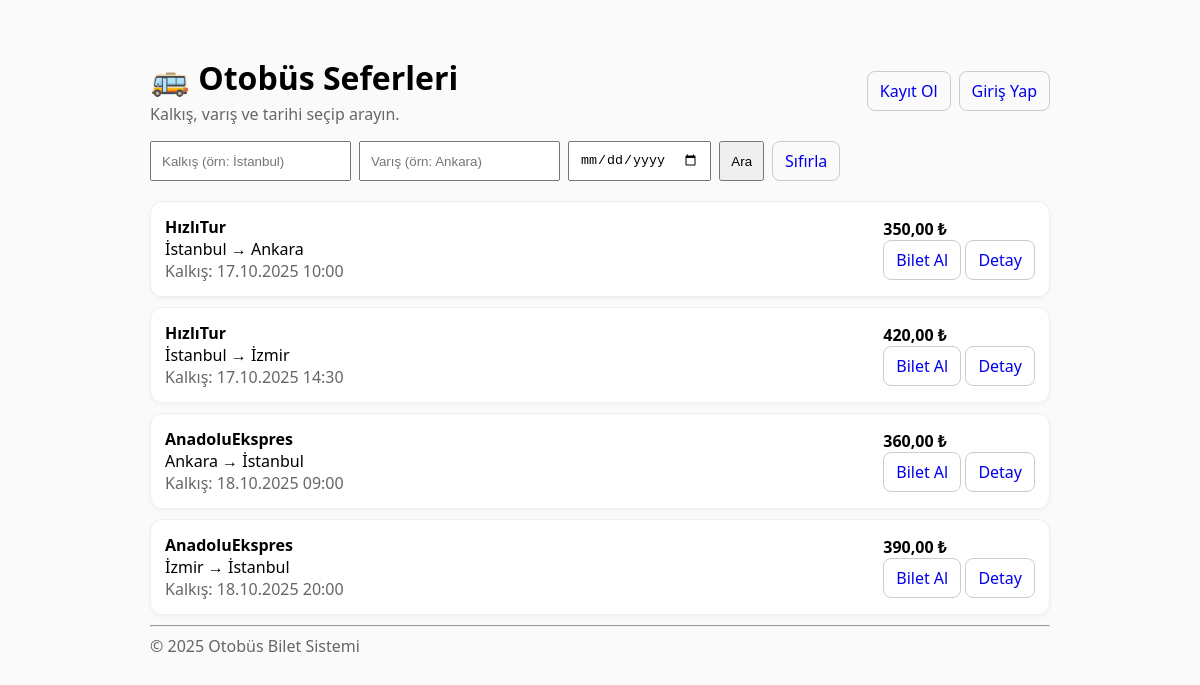
The page / on the database its author committed.
### tables this page shows
CREATE TABLE trips (
  id INTEGER PRIMARY KEY AUTOINCREMENT,
  company_id INTEGER NOT NULL,
  origin TEXT NOT NULL,
  destination TEXT NOT NULL,
  departure_at TEXT NOT NULL,
  price INTEGER NOT NULL,
  seat_count INTEGER NOT NULL DEFAULT 40,
  FOREIGN KEY (company_id) REFERENCES companies(id) ON DELETE CASCADE
);

CREATE TABLE companies (
  id INTEGER PRIMARY KEY AUTOINCREMENT,
  name TEXT NOT NULL UNIQUE
);

### bootstrap.php (called while the page is built, shortened)
<?php
function me(): ?array {
  return $_SESSION['user'] ?? null;
}
function format_price(int $krs): string {
  return number_format($krs/100, 2, ',', '.') . ' ₺';
}

### index.php (the view, shortened to what this page needs)
<?php
require_once __DIR__ . '/bootstrap.php';
$origin = trim($_GET['origin'] ?? '');
$destination = trim($_GET['destination'] ?? '');
$date = trim($_GET['date'] ?? '');
$sql = "SELECT t.*, c.name AS company_name
        FROM trips t
        JOIN companies c ON c.id = t.company_id
        WHERE 1=1";
$args = [];
$sql .= " ORDER BY t.departure_at ASC";
$stmt = $pdo->prepare($sql);
$stmt->execute($args);
$trips = $stmt->fetchAll();
$me = me();
?>
<!doctype html>
<html lang="tr">
<header style="display:flex;align-items:center;justify-content:space-between;gap:12px;margin:8px 0 16px;">
  <div>
    <h1 style="margin:0;">🚌 Otobüs Seferleri</h1>
    <div class="muted" style="margin-top:4px;">Kalkış, varış ve tarihi seçip arayın.</div>
  </div>
  <nav style="display:flex;gap:8px;">
    <?php if(!$me): ?>
      <a class="btn" href="register.php">Kayıt Ol</a>
      <a class="btn" href="login.php">Giriş Yap</a>
    <?php endif; ?>
  </nav>
</header>
<form class="search" method="get">
  <input name="origin" placeholder="Kalkış (örn: İstanbul)" value="<?=htmlspecialchars($origin)?>">
  <input name="destination" placeholder="Varış (örn: Ankara)" value="<?=htmlspecialchars($destination)?>">
  <input type="date" name="date" value="<?=htmlspecialchars($date)?>">
  <button type="submit">Ara</button>
  <a class="btn" href="?">Sıfırla</a>
</form>
<?php if (!$trips): ?>
  <div class="card">Sefer bulunamadı. Farklı kriterler deneyin.</div>
<?php else: foreach ($trips as $t): ?>
  <div class="card">
    <div class="row">
      <div>
        <div><strong><?=htmlspecialchars($t['company_name'])?></strong></div>
        <div><?=htmlspecialchars($t['origin'])?> → <?=htmlspecialchars($t['destination'])?></div>
        <div class="muted">Kalkış: <?=date('d.m.Y H:i', strtotime($t['departure_at']))?></div>
      </div>
      <div>
        <div class="price"><?=format_price((int)$t['price'])?></div>
        <a class="btn" href="tickets_buy.php?id=<?=$t['id']?>">Bilet Al</a>
        <a class="btn" href="trip_show.php?id=<?=$t['id']?>">Detay</a>
      </div>
    </div>
  </div>
<?php endforeach; endif; ?>
<hr>
<footer class="muted">© <?=date('Y')?> Otobüs Bilet Sistemi</footer>
</html>

### index.php (style rules this page uses)
h1 { margin-bottom:8px }
form.search { display:flex;gap:8px;flex-wrap:wrap;margin:12px 0 20px }
input,button,select { padding:8px 10px }
.card { background:#fff;border:1px solid #eee;border-radius:12px;padding:14px;margin:10px 0;box-shadow:0 2px 4px rgba(0,0,0,.04) }
.row { display:flex;gap:16px;align-items:center;justify-content:space-between;flex-wrap:wrap }
.muted { color:#666 }
.price { font-weight:700 }
.btn { padding:8px 12px;border:1px solid #ccc;border-radius:8px;text-decoration:none;display:inline-block }

### rows shown on the page
trips: company.name "HızlıTur", origin "İstanbul", destination "Ankara", departure_at "17.10.2025 10:00", price "350,00 ₺"
trips: company.name "HızlıTur", origin "İstanbul", destination "İzmir", departure_at "17.10.2025 14:30", price "420,00 ₺"
trips: company.name "AnadoluEkspres", origin "Ankara", destination "İstanbul", departure_at "18.10.2025 09:00", price "360,00 ₺"
trips: company.name "AnadoluEkspres", origin "İzmir", destination "İstanbul", departure_at "18.10.2025 20:00", price "390,00 ₺"
